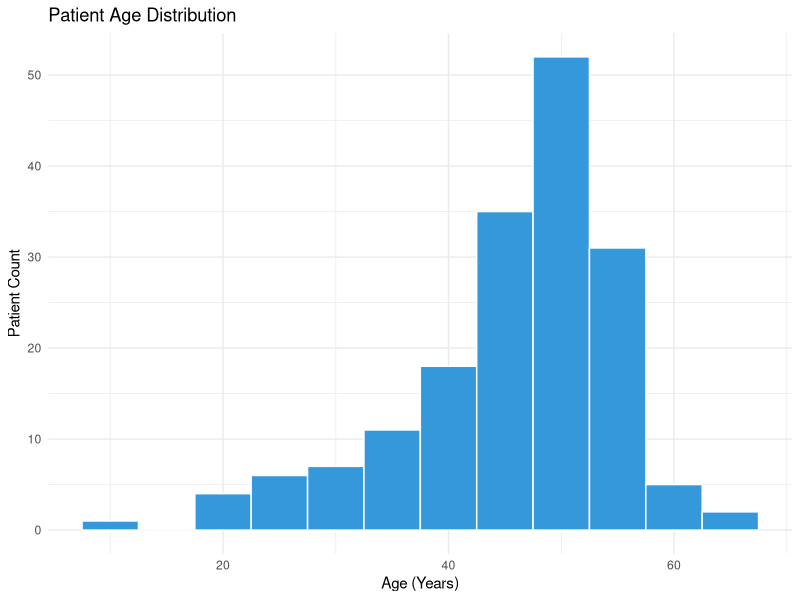
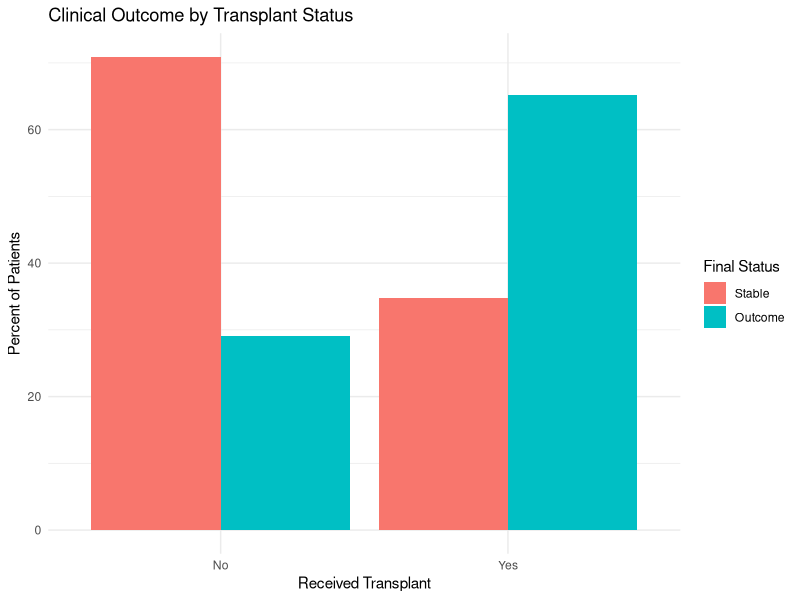
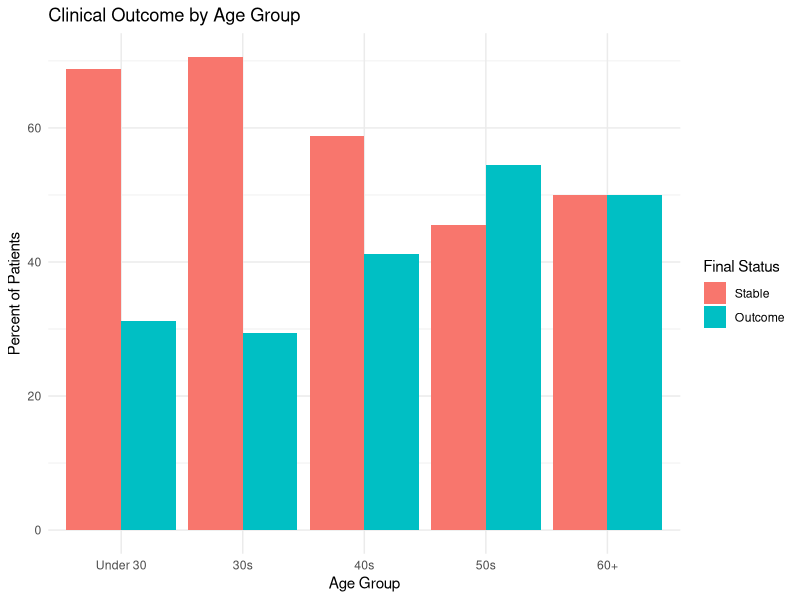
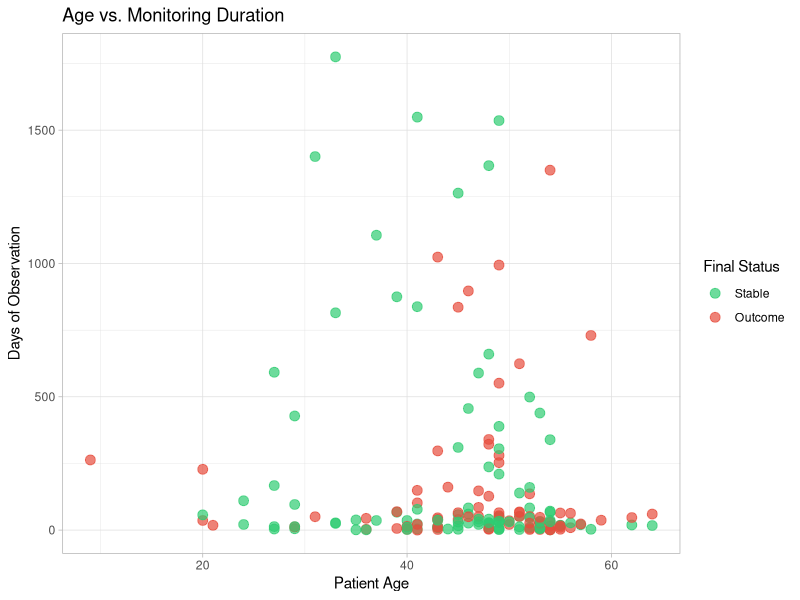
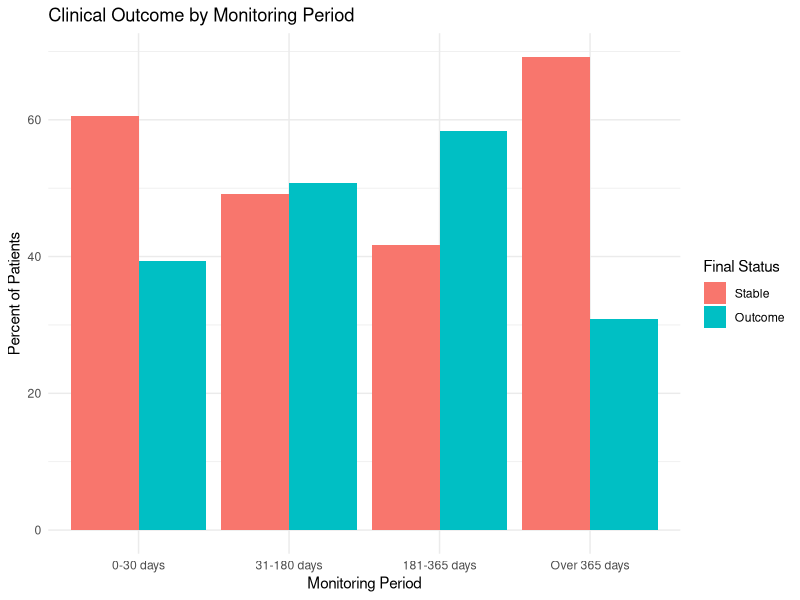
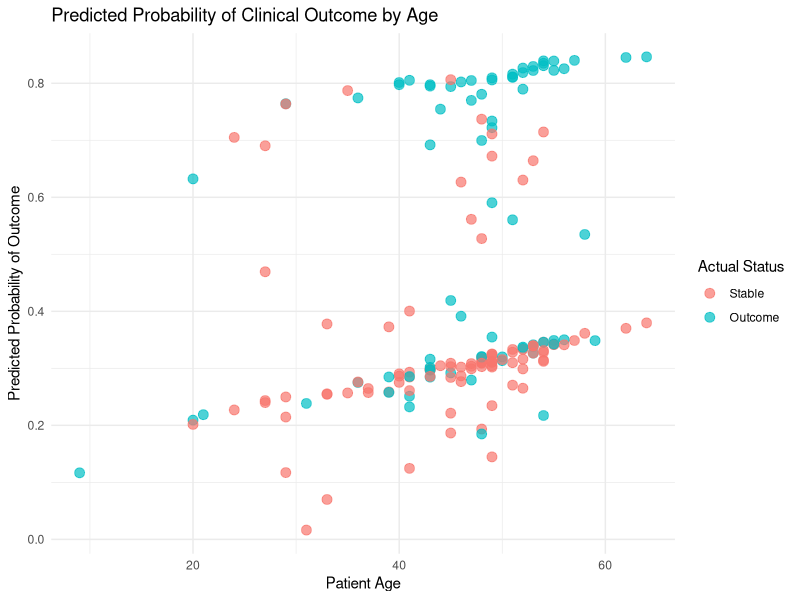

Recreate these plots in R, in order.
## ---- chunk 1
# load libraries 
library(tidyverse)
library(ggplot2)

# contains professional "Heart" data set
data(heart, package = "survival")

# data cleaning
heart_clean <- heart %>%
  mutate(Age = round(age + 48), # correcting to actual age
    Status = factor(event, levels = c(0, 1), labels = c("Stable", "Outcome")), # labeling clinical outcomes
    Monitoring_Days = as.integer(stop - start),  # calculating total observation period
    Transplant = factor(transplant, levels = c(0, 1), labels = c("No", "Yes"))) %>% # labeling transplant status
  select(Age, Status, Monitoring_Days, Transplant)
heart_clean

# verify cleaned data and count
heart_count <- nrow(heart_clean) # counting 172
heart_count
## ---- chunk 2
# summary table
summary_table <- heart_clean %>%
  summarize(
    Total_Patients = n(),
    Average_Age = round(mean(Age), 1),  
    Median_Age = median(Age), 
    Average_Monitoring_Days = round(mean(Monitoring_Days), 1),
    Median_Monitoring_Days = median(Monitoring_Days),
    Stable_Count = sum(Status == "Stable"),
    Outcome_Count = sum(Status == "Outcome"),
    Transplant_Count = sum(Transplant == "Yes"),
    No_Transplant_Count = sum(Transplant == "No"))
summary_table
## ---- chunk 3
# creating plot 
ggplot(heart_clean, aes(x = Age)) +
  geom_histogram(binwidth = 5, fill = "#3498db", color = "white") +
  labs(title = "Patient Age Distribution", x = "Age (Years)", y = "Patient Count") +
  theme_minimal()
## ---- chunk 4
# outcome by transplant
outcome_by_transplant <- heart_clean %>%
  group_by(Transplant, Status) %>%
  summarise(Count = n(), .groups = "drop") %>%
  group_by(Transplant) %>%
  mutate(Percent = round(Count / sum(Count) * 100, 1))
outcome_by_transplant

# creating plot
ggplot(outcome_by_transplant, aes(x = Transplant, y = Percent, fill = Status)) +
  geom_col(position = "dodge") +
  labs(title = "Clinical Outcome by Transplant Status",
       x = "Received Transplant", y = "Percent of Patients", fill = "Final Status") +
  theme_minimal()
## ---- chunk 5
# grouping age
heart_clean <- heart_clean %>%
  mutate(
    Age_Group = case_when(
      Age < 30 ~ "Under 30",
      Age >= 30 & Age < 40 ~ "30s",
      Age >= 40 & Age < 50 ~ "40s",
      Age >= 50 & Age < 60 ~ "50s",
      Age >= 60 ~ "60+"),
    Age_Group = factor(
      Age_Group,
      levels = c("Under 30", "30s", "40s", "50s", "60+")))

# outcome clean
age_outcome <- heart_clean %>%
  group_by(Age_Group, Status) %>%
  summarise(Count = n(), .groups = "drop") %>%
  group_by(Age_Group) %>%
  mutate(Percent = round(Count / sum(Count) * 100, 1))
age_outcome

# creating plot
ggplot(age_outcome, aes(x = Age_Group, y = Percent, fill = Status)) +
  geom_col(position = "dodge") +
  labs(title = "Clinical Outcome by Age Group",
       x = "Age Group", y = "Percent of Patients", fill = "Final Status") +
  theme_minimal()
## ---- chunk 6
# creating plot 
ggplot(heart_clean, aes(x = Age, y = Monitoring_Days, color = Status)) +
  geom_point(size = 3, alpha = 0.7) +
  scale_color_manual(values = c("#2ecc71", "#e74c3c")) +
  labs(title = "Age vs. Monitoring Duration",
       x = "Patient Age", y = "Days of Observation",
       color = "Final Status") +
  theme_light()
## ---- chunk 7
# group days
heart_clean <- heart_clean %>%
  mutate(
    Monitoring_Group = case_when(
      Monitoring_Days <= 30 ~ "0-30 days",
      Monitoring_Days > 30 & Monitoring_Days <= 180 ~ "31-180 days",
      Monitoring_Days > 180 & Monitoring_Days <= 365 ~ "181-365 days",
      Monitoring_Days > 365 ~ "Over 365 days"),
    Monitoring_Group = factor(
      Monitoring_Group,
      levels = c("0-30 days", "31-180 days", "181-365 days", "Over 365 days")))

# outcome clean
monitoring_outcome <- heart_clean %>%
  group_by(Monitoring_Group, Status) %>%
  summarise(Count = n(), .groups = "drop") %>%
  group_by(Monitoring_Group) %>%
  mutate(Percent = round(Count / sum(Count) * 100, 1))
monitoring_outcome

# creating plot
ggplot(monitoring_outcome, aes(x = Monitoring_Group, y = Percent, fill = Status)) +
  geom_col(position = "dodge") +
  labs(title = "Clinical Outcome by Monitoring Period",
       x = "Monitoring Period", y = "Percent of Patients", fill = "Final Status") +
  theme_minimal()
## ---- chunk 8
# prepare model
heart_model <- heart_clean %>%
  mutate(
    Outcome_Binary = ifelse(Status == "Outcome", 1, 0),
    Transplant_Binary = ifelse(Transplant == "Yes", 1, 0))

# set upt model 
logistic_model <- glm(Outcome_Binary ~ Age + Monitoring_Days + Transplant_Binary,
                      data = heart_model, family = binomial)
# summary
summary(logistic_model)
## ---- chunk 9
# prediction 
heart_model <- heart_model %>%
  mutate(
    Predicted_Probability = predict(logistic_model, type = "response"),
    Predicted_Status = ifelse(Predicted_Probability > 0.5, "Outcome", "Stable"))
head(heart_model)

# accuracy
model_accuracy <- mean(heart_model$Predicted_Status == heart_model$Status)
model_accuracy
## ---- chunk 10
# creating plot
ggplot(heart_model, aes(x = Age, y = Predicted_Probability, color = Status)) +
  geom_point(size = 3, alpha = 0.7) +
  labs(
    title = "Predicted Probability of Clinical Outcome by Age",
    x = "Patient Age",
    y = "Predicted Probability of Outcome",
    color = "Actual Status"
  ) +
  theme_minimal()
